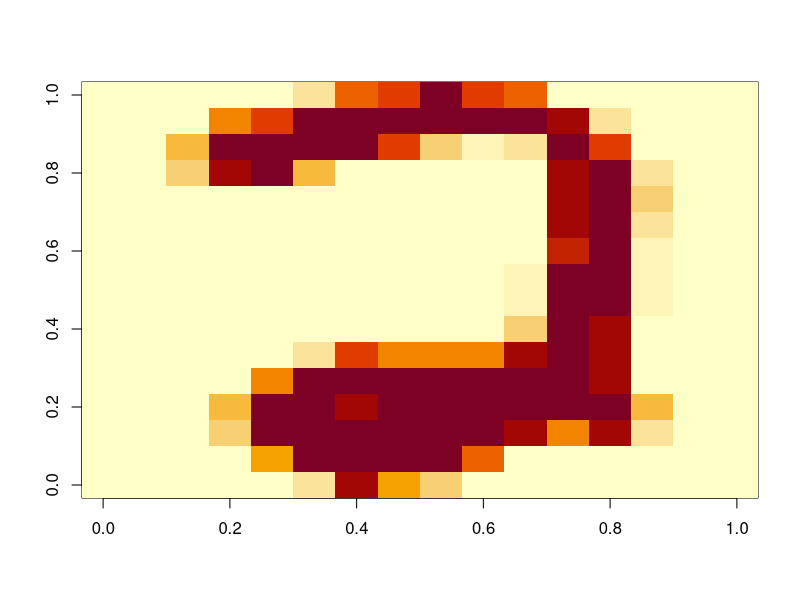
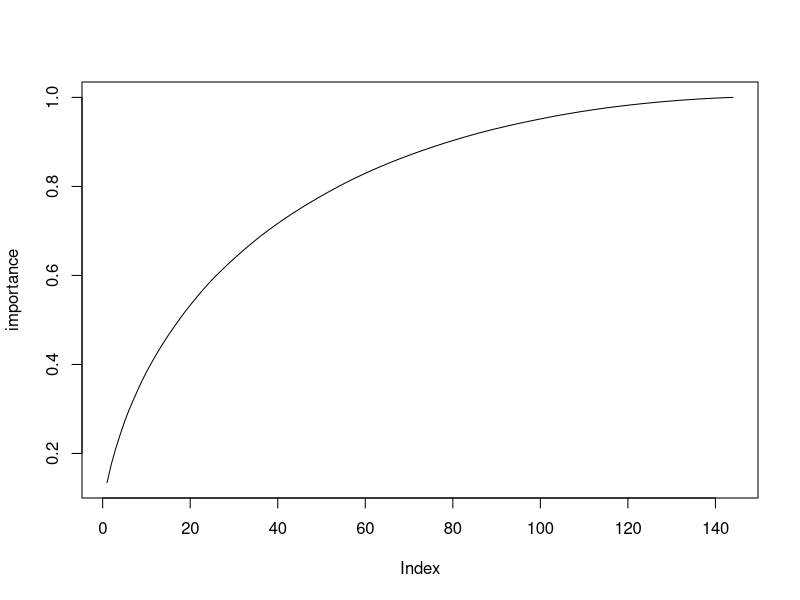

Write R code to recreate these figures, in order. (Note: this script raises an error after producing the figures.)
library(MASS)

X_train <- read.csv('trainInput.csv', header = F)
y_train <- read.csv('trainOutput.csv', header = F)
X_test <- read.csv('testInput.csv', header = F)
y_test <- read.csv('testOutput.csv', header = F)
all_training <- t(rbind(X_train, y_train))
all_testing <- t(rbind(X_test, y_test))

image_list = list()
for (i in 0:9){
  image_list[[toString(i)]] <- all_training[all_training[, ncol(all_testing)] == i, -257]
}

# If you want to display the image, you need to rotate it
two = matrix(image_list[['2']][97,], nrow = 16)
image(two[, 16:1])

# we can see from the plot that the first 50 decompose values explain the almost 80% of information of the data
SigValDec = svd(image_list[['8']])
plot(cumsum(SigValDec$d) / sum(SigValDec$d), type = 'l', ylab = 'importance')

r_sig_vec <- list()
for (i in 0:9) {
  r_sig_vec[[ toString(i) ]] <- svd(image_list[[ toString(i) ]], nv = 50)$v
}

# the dimension of the right singular vector is 256 * 50
print( dim(r_sig_vec[['0']]))

# For example
b <- ginv(r_sig_vec[['0']]) %*% matrix(image_list[['0']][12,], ncol = 1)
zero_for_zero <- norm(matrix(image_list[['0']][12,], ncol = 1) - (r_sig_vec[['0']] %*% b), '2')

b <- ginv(r_sig_vec[['0']]) %*% matrix(image_list[['3']][12,], ncol = 1)
zero_for_three <- norm(matrix(image_list[['3']][12,], ncol = 1) - (r_sig_vec[['0']] %*% b), '2')

print(zero_for_zero)
print(zero_for_three)

Error_tables <- sapply(1: rowNum, function(inx) {
  testImg <- matrix(all_testing[inx, 1:256], ncol = 1)
  sapply(0:9, function(digit) {
    b <- ginv(r_sig_vec[[ toString(digit) ]]) %*% testImg
    error <- norm(testImg - (r_sig_vec[[ toString(digit) ]] %*% b), '2')
    return(error)
  })
})

dim(Error_tables)

inx <- apply(Error_tables, 2, which.min)
prediction <- c('0':'9')[inx]

table(prediction , unlist(all_testing[, 257]))


